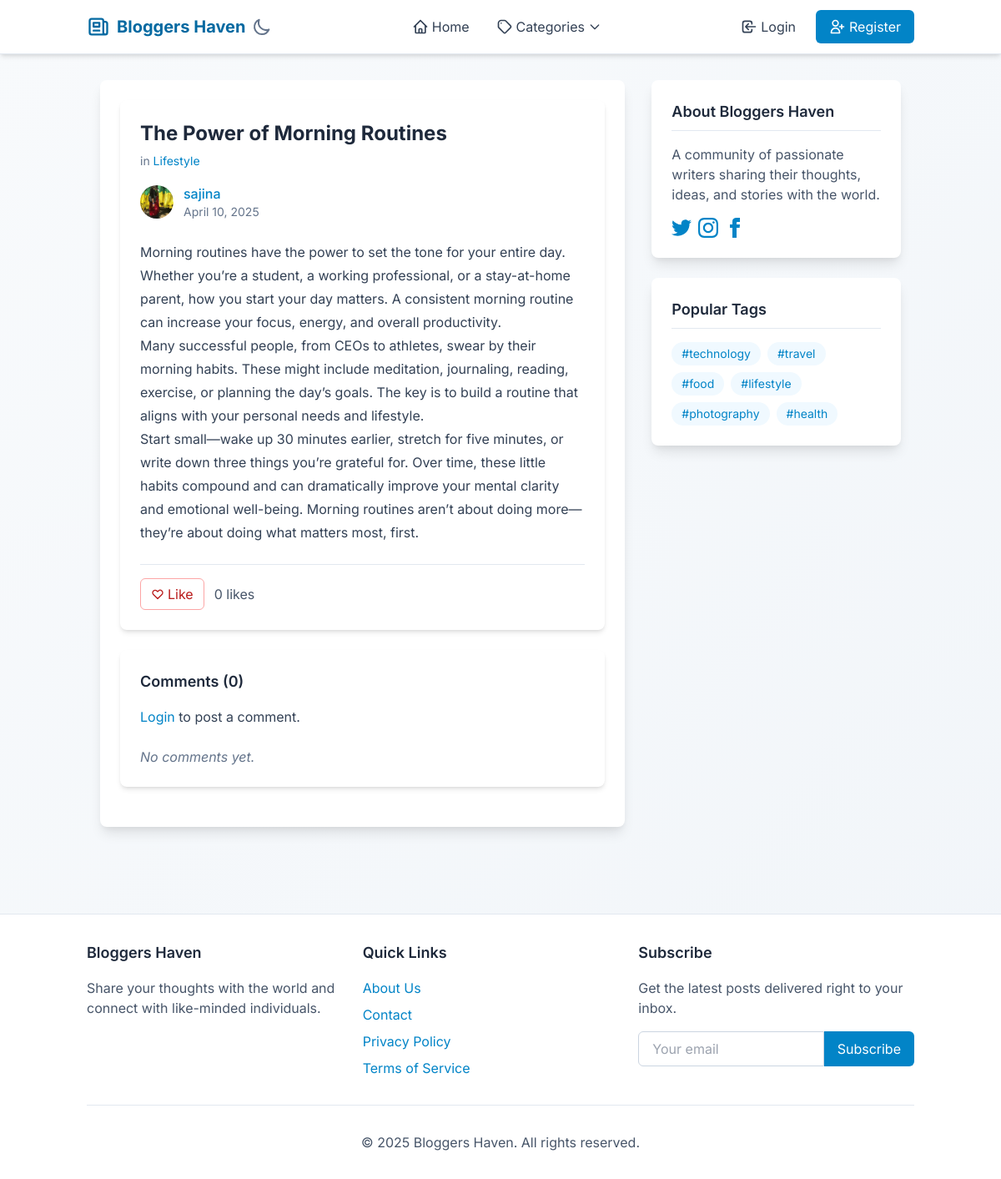
Screenshot of /post/3/ with the database file from the repository.
### blog/models.py (models this page shows, shortened)
class Post(models.Model):
    title = models.CharField(max_length=200)
    content = models.TextField()
    date_posted = models.DateTimeField(default=timezone.now)
    author = models.ForeignKey(User, on_delete=models.CASCADE)
    category = models.ForeignKey(Category, on_delete=models.SET_NULL, null=True, related_name='posts')
    likes = models.ManyToManyField(User, related_name='blog_posts', blank=True)
    def total_likes(self):
        return self.likes.count()

class Category(models.Model):
    name = models.CharField(max_length=100, unique=True)
    slug = models.SlugField(max_length=100, unique=True)
    description = models.TextField(blank=True)
    class Meta:
        verbose_name_plural = 'Categories'
    def get_absolute_url(self):
        return reverse('category-blogs', kwargs={'slug': self.slug})

### users/models.py (models this page shows, shortened)
class Profile(models.Model):
    user = models.OneToOneField(User, on_delete=models.CASCADE)
    image = models.ImageField(upload_to='profile_pics', default='default.jpg')
    bio = models.TextField(max_length=500, blank=True)

### blog/views.py (the view)
# urls.py: path('post/<int:pk>/', PostDetailView.as_view(), name='post-detail'),
class PostDetailView(DetailView):
    model = Post
    def get_context_data(self, **kwargs):
        context = super().get_context_data(**kwargs)
        post = get_object_or_404(Post, id=self.kwargs['pk'])
        context['total_likes'] = post.total_likes()
        context['liked'] = False
        if post.likes.filter(id=self.request.user.id).exists():
            context['liked'] = True
        context['comment_form'] = CommentForm()
        return context

### blog/forms.py
class CommentForm(forms.ModelForm):
    class Meta:
        model = Comment
        fields = ['content']
        widgets = {
            'content': forms.Textarea(attrs={'rows': 4}),
        }

### blog/context_processors.py (called while the page is built)
def categories(request):
    return {
        'categories': Category.objects.all()
    }

### blog/templates/blog/post_detail.html (shortened to what this page needs)
{% extends "blog/base.html" %}
{% load crispy_forms_tags %}
{% load static %}
{% block content %}
    <link rel="stylesheet" href="{% static 'css/post_detail.css' %}">
    <article class="bg-white dark:bg-dark-200 rounded-lg shadow-md dark:shadow-dark-soft p-6 mb-6 transition-colors duration-300">
        <div class="flex flex-col sm:flex-row justify-between items-start sm:items-center mb-4">
            <div>
                <h1 class="text-2xl font-bold text-secondary-800 dark:text-gray-100 mb-1">{{ object.title }}</h1>
                <span class="text-secondary-500 dark:text-gray-400 text-sm">
                    in <a href="{{ object.category.get_absolute_url }}" class="text-primary-600 dark:text-primary-400 hover:text-primary-700 dark:hover:text-primary-300 transition duration-300">{{ object.category.name }}</a>
                </span>
            </div>
        </div>
        <div class="flex items-center mb-6">
            <img class="rounded-full w-10 h-10 object-cover mr-3" src="{{ object.author.profile.image.url }}" alt="Profile Image">
            <div>
                <a class="text-primary-600 dark:text-primary-400 hover:text-primary-700 dark:hover:text-primary-300 font-medium transition duration-300" href="{% url 'user-posts' object.author.username %}">{{ object.author }}</a>
                <span class="text-secondary-500 dark:text-gray-400 text-sm block">{{ object.date_posted|date:"F d, Y" }}</span>
            </div>
        </div>
        <div class="prose dark:prose-invert max-w-none text-secondary-700 dark:text-gray-200 mb-6">
            {{ object.content|linebreaks }}
        </div>
        <div class="flex items-center mt-6 pt-4 border-t border-secondary-200 dark:border-dark-100">
            <form action="{% url 'like-post' object.id %}" method="POST" class="mr-3">
                {% if liked %}
                    <button type="submit" class="inline-flex items-center px-3 py-1.5 bg-red-600 hover:bg-red-700 dark:bg-red-700 dark:hover:bg-red-600 text-white rounded-md transition duration-300">
                        <svg xmlns="http://www.w3.org/2000/svg" class="h-4 w-4 mr-1" fill="currentColor" viewBox="0 0 24 24" stroke="currentColor">
                            <path stroke-linecap="round" stroke-linejoin="round" stroke-width="2" d="M4.318 6.318a4.5 4.5 0 000 6.364L12 20.364l7.682-7.682a4.5 4.5 0 00-6.364-6.364L12 7.636l-1.318-1.318a4.5 4.5 0 00-6.364 0z" />
                        </svg>
                        Unlike
                    </button>
                {% else %}
                    <button type="submit" class="inline-flex items-center px-3 py-1.5 border border-red-300 dark:border-red-700 text-red-700 dark:text-red-400 hover:bg-red-50 dark:hover:bg-red-900/20 rounded-md transition duration-300">
                        Like
                    </button>
                {% endif %}
            </form>
            <span class="text-secondary-600 dark:text-gray-300">{{ total_likes }} like{{ total_likes|pluralize }}</span>
        </div>
    </article>
    <div class="bg-white dark:bg-dark-200 rounded-lg shadow-md dark:shadow-dark-soft p-6 mb-6 transition-colors duration-300">
        <h4 class="text-lg font-semibold text-secondary-800 dark:text-gray-100 mb-4">Comments ({{ object.comments.count }})</h4>
        {% if user.is_authenticated %}
            <form method="POST" action="{% url 'add-comment' object.id %}">
                {% csrf_token %}
                <div class="crispy-form dark:text-gray-200 mb-3">
                    {{ comment_form|crispy }}
                </div>
                <button type="submit" class="px-4 py-2 bg-primary-600 hover:bg-primary-700 dark:bg-primary-700 dark:hover:bg-primary-600 text-white rounded-md transition duration-300">Post Comment</button>
            </form>
        {% else %}
            <p class="text-secondary-700 dark:text-gray-300 mb-4"><a href="{% url 'login' %}" class="text-primary-600 dark:text-primary-400 hover:text-primary-700 dark:hover:text-primary-300 transition duration-300">Login</a> to post a comment.</p>
        {% endif %}
        <div class="mt-6 space-y-4">
            {% for comment in object.comments.all %}
                <div class="bg-secondary-50 dark:bg-dark-300 rounded-lg p-4 border border-secondary-200 dark:border-dark-100">
                    <div class="flex items-center mb-3">
                        <img class="rounded-full w-8 h-8 object-cover mr-3" src="{{ comment.user.profile.image.url }}" alt="Profile Image">
                        <div>
                            <a class="text-primary-600 dark:text-primary-400 hover:text-primary-700 dark:hover:text-primary-300 font-medium transition duration-300" href="{% url 'user-posts' comment.user.username %}">{{ comment.user.username }}</a>
                            <span class="text-secondary-500 dark:text-gray-400 text-sm block">{{ comment.date_posted|date:"F d, Y" }}</span>
                        </div>
                    </div>
                    <div class="text-secondary-700 dark:text-gray-200">
                        {{ comment.content|linebreaks }}
                    </div>
                </div>
            {% empty %}
                <p class="text-secondary-500 dark:text-gray-400 italic">No comments yet.</p>
            {% endfor %}
        </div>
    </div>
{% endblock content %}

### static/css/post_detail.css (style rules this page uses)
.prose { line-height: 1.75; }
.prose p { margin-bottom: 1.25em; }

### blog/templates/blog/base.html (style rules this page uses)
body { font-family: 'Inter', sans-serif; }

### rows the page displays
Post: title "The Power of Morning Routines", category.name "Lifestyle", author.profile.image (picture), author "sajina", date_posted "April 10, 2025", content "Morning routines have the power to set the tone for your entire day. Whether you’re a student, a working professional, or a stay-at-home parent, how you start your day matters. A consistent morning routine can increase your focus, energy, and overall productivity. Many successful people, from CEOs to athletes, swear by their morning habits. These might include meditation, journaling, reading, exercise, or planning the day’s goals. The key is to build a routine that aligns with your personal needs and lifestyle. Start small—wake up 30 minutes earlier, stretch for five minutes, or write down three things you’re grateful for. Over time, these little habits compound and can dramatically improve…", comments.count "0"

### other values shown
{{ total_likes }} "0"
